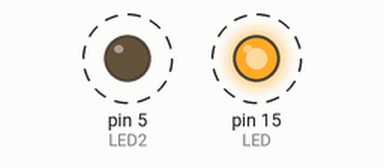
The sketch below on a simulated Arduino Uno, built with avr-gcc and run on an emulated ATmega328P. On the bench: output pins drawn as LEDs (lit = HIGH). Dashed ring = blinking. What the sketch prints to the serial monitor is not drawn.

Above: at 0.5 s.
Timing chart, 0 to 4.6 s (numbered marks = the images above):
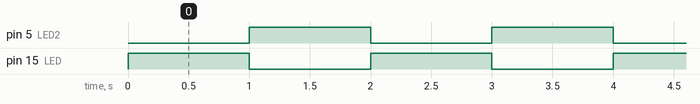

The sketch:

HelloWorld.ino
```cpp
// Base ESP8266

#define LED 15
#define LED2 5

// This function runs once on startup
void setup() {
  // Initialize the serial port
  Serial.begin(115200);

  // Configure LED pin as an output
  pinMode(LED, OUTPUT);
  pinMode(LED2, OUTPUT);

}

// This function runs over and over again in a continuous loop
void loop() {
  Serial.println("Starting loop");
  Serial.println("Light On");
  // Turn the LED on (HIGH is the voltage level)
  digitalWrite(LED, HIGH);
  digitalWrite(LED2, LOW);

  // Wait for 1000 milliseconds
  delay(1000);

  // Turn the LED off by making the voltage LOW
  Serial.println("Light Off");
  digitalWrite(LED, LOW);
  digitalWrite(LED2, HIGH);

  // Wait another 1000 milliseconds
  delay(1000);

  // Send a message over the serial port
  Serial.println("Finished loop");
}
```

Measured:
- by itself, pin 5 (LED2), pin 15 (LED): alternates HIGH for 1.0 s and LOW for 1.0 s
